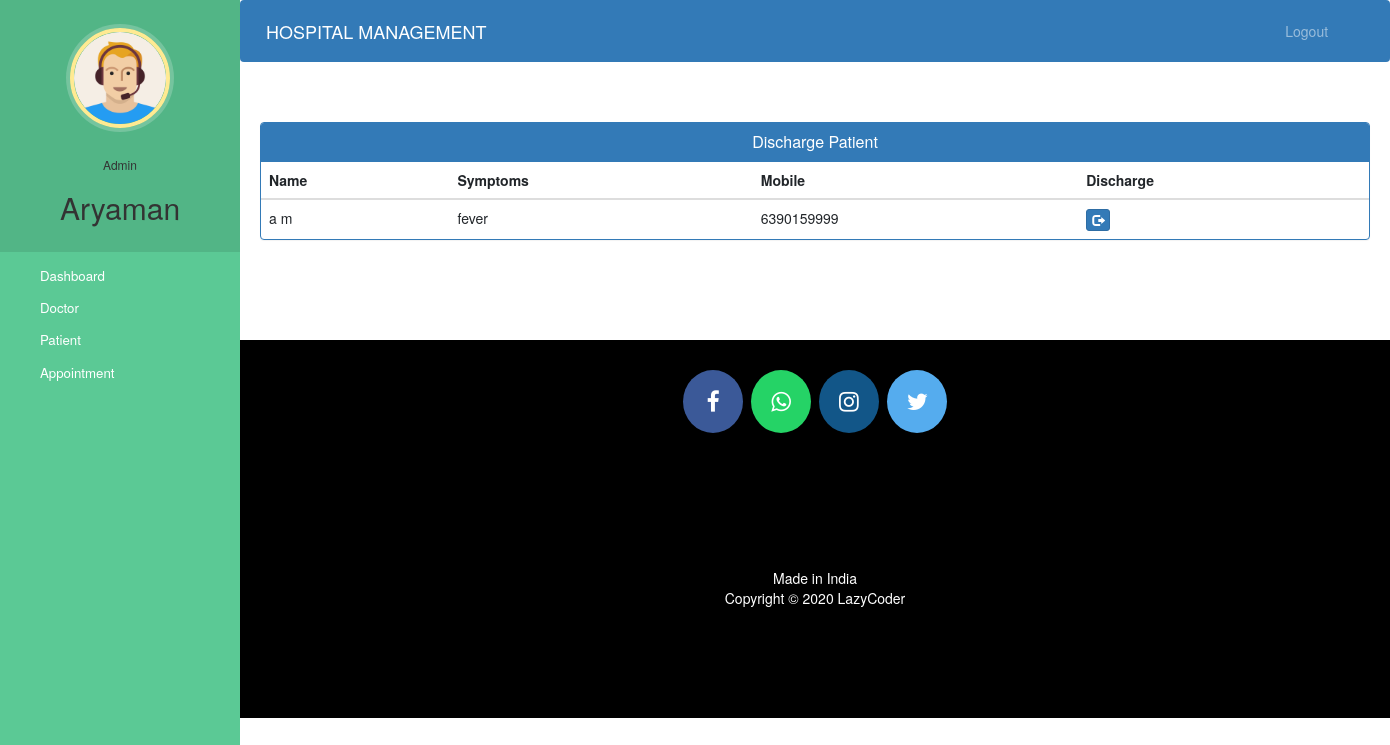
The page /admin-discharge-patient (signed in) on the database as committed earlier.
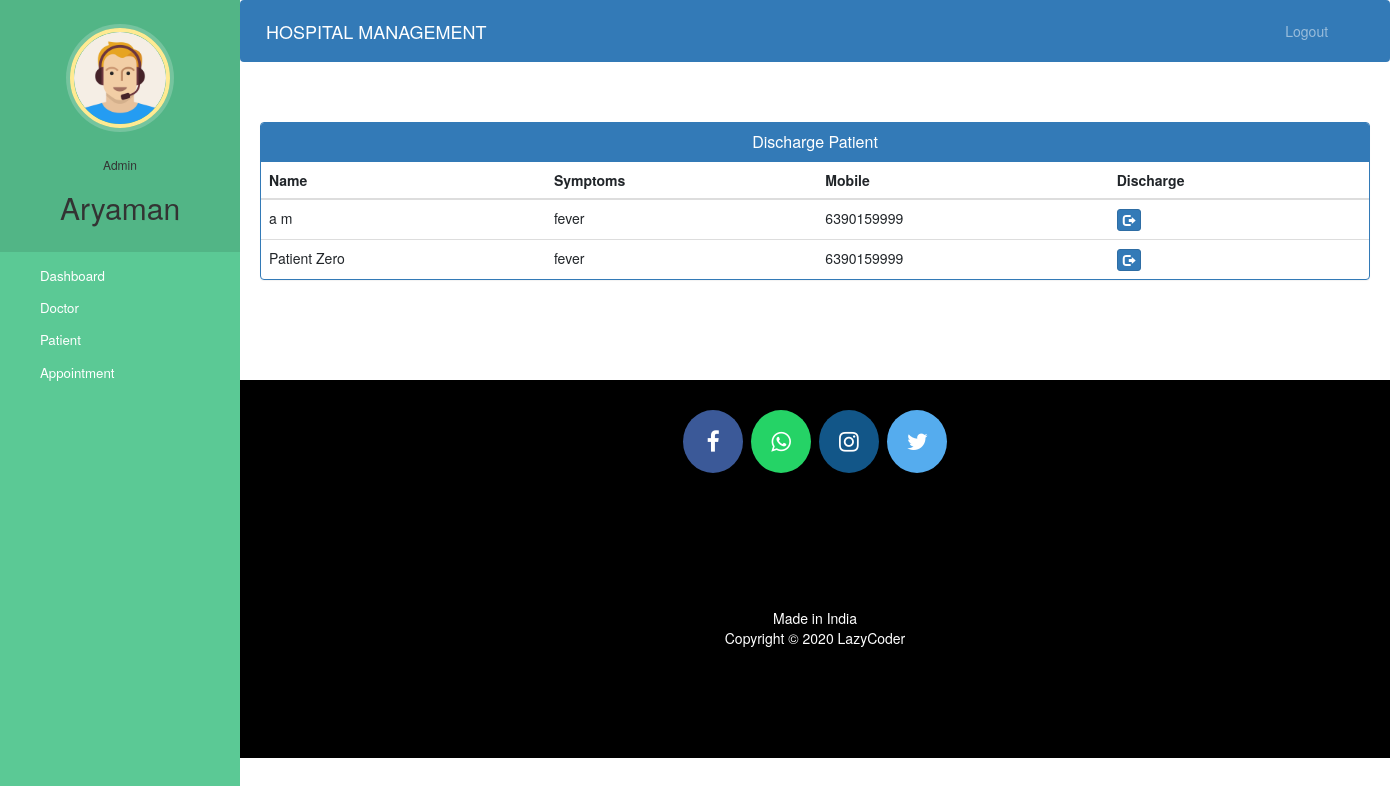
The same page on the database as committed later.
### hospital/models.py (models this page shows, shortened)
class Patient(models.Model):
    user=models.OneToOneField(User,on_delete=models.CASCADE)
    profile_pic= models.ImageField(upload_to='profile_pic/PatientProfilePic/',null=True,blank=True)
    address = models.CharField(max_length=40)
    mobile = models.CharField(max_length=20,null=False)
    symptoms = models.CharField(max_length=100,null=False)
    assignedDoctorId = models.PositiveIntegerField(null=True)
    admitDate=models.DateField(auto_now=True)
    status=models.BooleanField(default=False)
    @property
    def get_name(self):
        return self.user.first_name+" "+self.user.last_name

### hospital/views.py (the view)
# urls.py: path('admin-discharge-patient', views.admin_discharge_patient_view,name='admin-discharge-patient'),
@login_required(login_url='adminlogin')
@user_passes_test(is_admin)
def admin_discharge_patient_view(request):
    patients=models.Patient.objects.all().filter(status=True)
    return render(request,'hospital/admin_discharge_patient.html',{'patients':patients})

### hospital/views.py (called while the page is built)
def is_admin(user):
    return user.groups.filter(name='ADMIN').exists()

### templates/hospital/admin_discharge_patient.html (shortened to what this page needs)
{% extends 'hospital/admin_base.html' %}
{% block content %}
<head>
  <link href="//netdna.bootstrapcdn.com/bootstrap/3.0.0/css/bootstrap.min.css" rel="stylesheet" id="bootstrap-css">
</head>
<div class="container">
  <div class="panel panel-primary">
    <div class="panel-heading">
      <h6 class="panel-title">Discharge Patient</h6>
    </div>
    <table class="table table-hover" id="dev-table">
      <thead>
        <tr>
          <th>Name</th>
          <th>Symptoms</th>
          <th>Mobile</th>
          <th>Discharge</th>
        </tr>
      </thead>
      {% for p in patients %}
      <tr>
        <td> {{p.get_name}}</td>
        <td>{{p.symptoms}}</td>
        <td>{{p.mobile}}</td>
        <td><a class="btn btn-primary btn-xs" href="{% url 'discharge-patient' p.id  %}"><span class="glyphicon glyphicon-log-out"></span></a></td>
      </tr>
      {% endfor %}
    </table>
  </div>
</div>
{% endblock content %}

Rows that differ between the two databases and show on the page:
added Patient: get_name "Patient Zero", symptoms "fever", mobile "6390159999"
